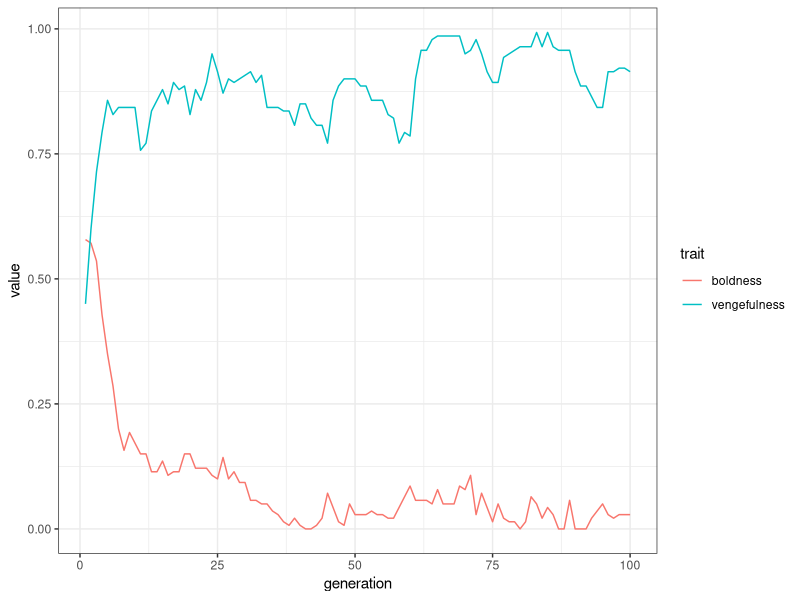

Source code (R):
# model parameters

# see Axelrod paper for discussion about what all the parameters do.
# hopefully the names make it mostly clear!

temptation.to.defect <- 3
hurt.of.defection <- -1
cost.of.being.punished <- -9
cost.of.punishing <- -2
cost.of.being.punished.for.not.punishing <- -9
cost.of.punishing.for.not.punishing <- -2

population.size <- 20
chances.to.defect.per.round <- 4
number.of.generations <- 100 
mutation.probability <- 0.01

# create an initial population
# the population is represented as a matrix with each player being one row of the matrix.
# there are 6 columns in the matrix, representing the 6 genes that make up each player.
# the first three columns are the genes that encode the boldness trait, the last 3
# encode the vengefulness trait.

create.players <- function(){
  return(matrix(sample(c(0,1), population.size*6, replace=T), nrow=population.size))
}

# helper functions for boldness and vengefulness
# these take the binary-encoded genes and convert to a value between 0 and 1.

boldness <- function(genome){
  return((genome[1] + genome[2]*2 + genome[3]*4)/7)
}

vengefulness <- function(genome){
  return((genome[4] + genome[5]*2 + genome[6]*4)/7)
}

# play one round

one.round <- function(players){
  # create an empty vector to store accumulated rewards
  rewards <- rep(0,population.size)
  
  # we iterate through the game for each player
  for(p in 1:population.size){
    
    # extract the player genome
    player.genome <- players[p,]
    
    # calculate the player's boldness
    player.boldness <- boldness(player.genome)
    
    # the player gets multiple chances to play each round 
    for(i in 1:chances.to.defect.per.round){
      
      # new value of S for each chance
      probability.of.being.caught <- runif(1, min=0, max=1)
      
      # player will defect if S is less than player's boldness
      if(probability.of.being.caught < player.boldness){
        # player defects!
        # player gets defection bonus
        rewards[p] <- rewards[p] + temptation.to.defect
        # everyone else gets hurt by defection
        rewards[-p] <- rewards[-p] + hurt.of.defection
        
        # all other players now have a chance to observe the defection and punish
        for(o in (1:population.size)[-p]){
          observer.genome <- players[o,]
          observer.vengefulness <- vengefulness(observer.genome)
          if(runif(1,0,1) <= probability.of.being.caught){
            # observer catches the player!
            if(runif(1,0,1) <= observer.vengefulness){
              # observer decides to punish the player!
              # player is punished for defecting
              rewards[p] <- rewards[p] + cost.of.being.punished
              # observer assumes cost of punishing
              rewards[o] <- rewards[o] + cost.of.punishing
            } else {
              # observer decides not to punish the player!
              # check if other players see observer failing to enforce norm
              for(k in (1:population.size)[-c(p,o)]){
                k.genome <- players[k,]
                k.vengefulness <- vengefulness(k.genome)
                if(runif(1,0,1) <= probability.of.being.caught){
                  # observer's failure to punish is detected!
                  if(runif(1,0,1) <= k.vengefulness){
                    # meta-observer decides to punish observer
                    # observer gets cost
                    rewards[o] <- rewards[o] + cost.of.being.punished.for.not.punishing
                    # punisher assumes cost
                    rewards[k] <- rewards[k] + cost.of.punishing.for.not.punishing
                  }
                }
              }
            }
          }
        }
      }
    }
  }
  return(rewards)
}

next.generation <- function(players, fitness){
  # create an empty array to hold the ID of the parents of the next generation
  parents <- numeric()
  
  # selection is based on whether fitness was more than 1 SD above the mean.
  # here we convert the fitness array to z-scores using the scale() function.
  # we need an if statement to make sure that the SD of the fitness array is
  # not 0, or else the z-scores become undefined. if SD = 0, then we just 
  # use a value of 0 for all the z-scores.
  if(sd(fitness) > 0){
    z.score.fitness <- scale(fitness)
  } else {
    z.score.fitness <- rep(0,length(fitness))
  }
  
  # any player with a z-score of 1 or better gets to produce two copies in
  # the next generation. here we identify which players meet this criterion
  # and add two copies of each to the parents array.
  top.performers <- which(z.score.fitness >= 1)
  parents <- rep(top.performers, 2)
  
  # any player with a z-score between -1 and 1 gets one copy in the next
  # generation. here we identify them and add to the parents array.
  average.performers <- which(z.score.fitness >= -1 & z.score.fitness < 1)
  parents <- c(parents, average.performers)
  
  # if there are not enough members of the new generation, then we choose
  # some parents to have an extra copy at random.
  if(length(parents) < population.size){
    parents <- c(parents, sample(parents, population.size - length(parents)))
  }
  
  # if there are too many members of the new generation, then we randomly
  # select population.size parents from the total set.
  if(length(parents) > population.size){
    parents <- sample(parents, population.size)
  }
  
  # this next line allows us to generate the genomes for the next generation.
  # it uses a neat R trick, which is that we create a new matrix by picking out
  # rows from the old matrix, and the rows can be in an arbitrary order with duplicates
  next.players <- players[parents, ]
  
  # next, we randomly decide whether each individual gene will mutate.
  # we do this by generating a matrix that is the same size as the next.players matrix
  # and having a 1 at all the spots where a mutation will occur.
  mutations <- matrix(
    sample(c(0,1), population.size*6, prob = c(1-mutation.probability, mutation.probability), replace=T), 
    nrow=population.size)
  
  # a mutation involves changing the 0 to a 1 or the 1 to a 0. we can use the absolute value
  # function to do this in one step. we subtract the mutations matrix from the next.players matrix.
  # if the value was 1 it will now be 0. if it was 0 it will now be -1. using abs() fixes -1 to 1.
  next.players <- abs(next.players - mutations)
  
  return(next.players)
}

simulate.generations <- function(){
  # create arrays to store the average boldness and vengefulness of each generation
  average.boldness <- rep(0,number.of.generations)
  average.vengefulness <- rep(0,number.of.generations)
  
  # create a set of players
  players <- create.players()
  
  # loop through all the generations
  for(g in 1:number.of.generations){
    # calculate and store the average traits for the generation
    average.boldness[g] <- mean(sapply(1:population.size, function(x){boldness(players[x,])}))
    average.vengefulness[g] <- mean(sapply(1:population.size, function(x){vengefulness(players[x,])}))
    
    # run the round of the game
    fitness <- one.round(players)
    
    # replace the players with the next generation of players
    players <- next.generation(players, fitness)
  }
  return(data.frame(
    generation = 1:number.of.generations,
    boldness = average.boldness,
    vengefulness = average.vengefulness
  ))
}

result <- simulate.generations()

library(ggplot2)
library(tidyr)
plot.data <- pivot_longer(result, 2:3, names_to="trait")
ggplot(plot.data, aes(x=generation, y=value, color=trait))+
  geom_line()+
  theme_bw()

